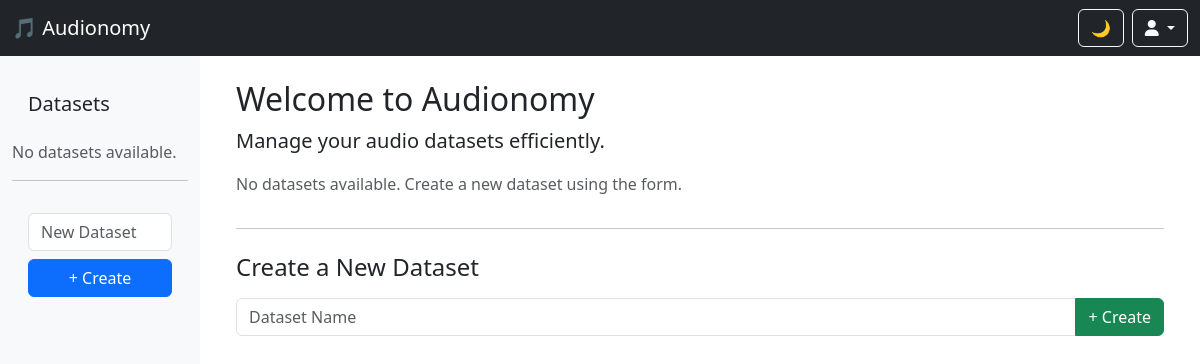
/, run on an earlier commit of the app's database.
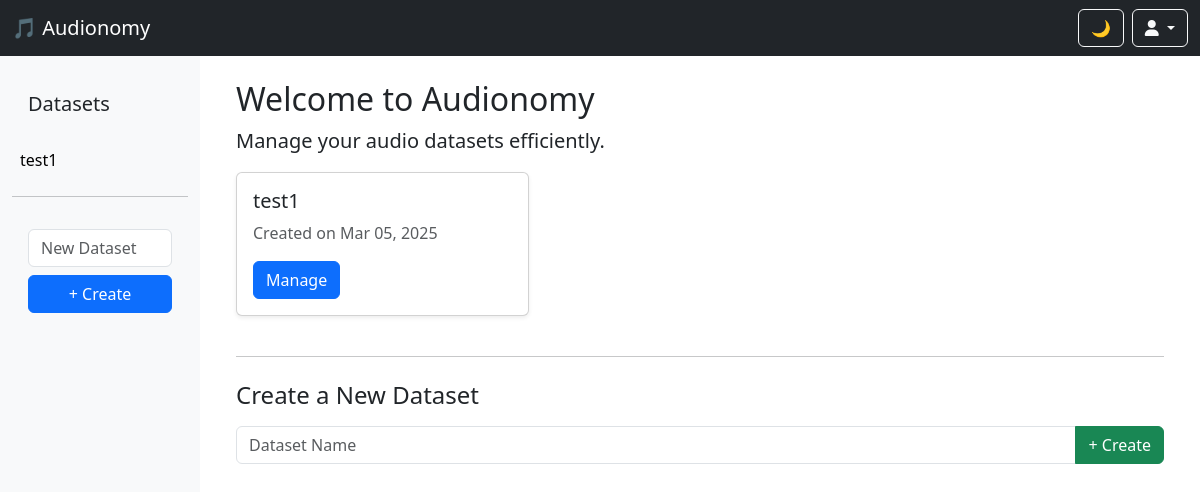
And on a later commit of the database.
### audionomy_app/models.py (models this page shows, shortened)
class Dataset(models.Model):
    name = models.CharField(max_length=100, unique=True)
    created_at = models.DateTimeField(auto_now_add=True)

### audionomy_app/views.py (the view)
# urls.py: path("", home, name="home"),
def home(request):
    datasets = Dataset.objects.all().order_by('name')
    if request.method == 'POST':
        dataset_name = request.POST.get('dataset_name', '').strip()
        if dataset_name:
            dataset, created = Dataset.objects.get_or_create(name=dataset_name)
        return redirect('home')
    context = {'datasets': datasets}
    return render(request, 'audionomy_app/home.html', context)

### audionomy_app/templates/audionomy_app/home.html (shortened to what this page needs)
{% extends 'audionomy_app/base.html' %}
{% block content %}
<div class="container mt-4">
    <h2>Welcome to Audionomy</h2>
    <p class="lead">Manage your audio datasets efficiently.</p>
    <div class="row">
        {% for dataset in datasets %}
        <div class="col-md-4">
            <div class="card shadow-sm mb-4">
                <div class="card-body">
                    <h5 class="card-title">{{ dataset.name }}</h5>
                    <p class="card-text text-muted">Created on {{ dataset.created_at|date:"M d, Y" }}</p>
                    <a href="{% url 'manage_dataset' dataset.id %}" class="btn btn-primary">Manage</a>
                </div>
            </div>
        </div>
        {% empty %}
        <div class="col-md-12">
            <p class="text-muted">No datasets available. Create a new dataset using the form.</p>
        </div>
        {% endfor %}
    </div>
    <hr>
    <h4 class="mt-4">Create a New Dataset</h4>
    <form action="{% url 'home' %}" method="POST" class="mt-3">
        <div class="input-group">
            <input type="text" name="dataset_name" class="form-control" placeholder="Dataset Name" required>
            <button type="submit" class="btn btn-success">+ Create</button>
        </div>
    </form>
</div>
{% endblock %}

### audionomy_app/templates/audionomy_app/base.html (shortened to what this page needs)
<!DOCTYPE html>
<html lang="en">
<head>
    <link rel="stylesheet" href="https://cdn.jsdelivr.net/npm/bootstrap@5.3.0/dist/css/bootstrap.min.css">
    <link rel="stylesheet" href="https://cdnjs.cloudflare.com/ajax/libs/font-awesome/6.0.0/css/all.min.css">
</head>
<body>
<nav class="navbar navbar-expand-lg navbar-dark bg-dark">
    <div class="container-fluid">
        <a class="navbar-brand" href="{% url 'home' %}">
            🎵 Audionomy
        </a>
        <div class="d-flex">
            <button class="btn btn-outline-light me-2" id="theme-toggle">🌙</button>
            <div class="dropdown">
                <button class="btn btn-outline-light dropdown-toggle" type="button" data-bs-toggle="dropdown">
                    <i class="fas fa-user"></i>
                </button>
            </div>
        </div>
    </div>
</nav>
<div class="container-fluid">
    <div class="row">
        <nav class="col-md-3 col-lg-2 d-md-block sidebar">
            <div class="position-sticky">
                <h5 class="p-3">Datasets</h5>
                <ul class="nav flex-column">
                    {% for dataset in datasets %}
                    <li class="nav-item">
                        <a href="{% url 'manage_dataset' dataset.id %}" class="list-group-item list-group-item-action {% if dataset.id == dataset_id %}active{% endif %}">
                            {{ dataset.name }}
                        </a>
                    </li>
                    {% empty %}
                    <li class="list-group-item text-muted">No datasets available.</li>
                    {% endfor %}
                </ul>
                <hr>
                <form action="{% url 'home' %}" method="POST" class="p-3">
                    <input type="text" name="dataset_name" class="form-control" placeholder="New Dataset" required>
                    <button type="submit" class="btn btn-primary w-100 mt-2">+ Create</button>
                </form>
            </div>
        </nav>
        <main class="col-md-9 ms-sm-auto col-lg-10 px-md-4">
            {% block content %}{% endblock %}
        </main>
    </div>
</div>
</body>
</html>

What changed in the data, as far as the page shows it:
added Dataset: name "test1", created_at "Mar 05, 2025"
Also different on the page:
text no longer shown: "No datasets available. No datasets available. Create a new dataset using the form."
